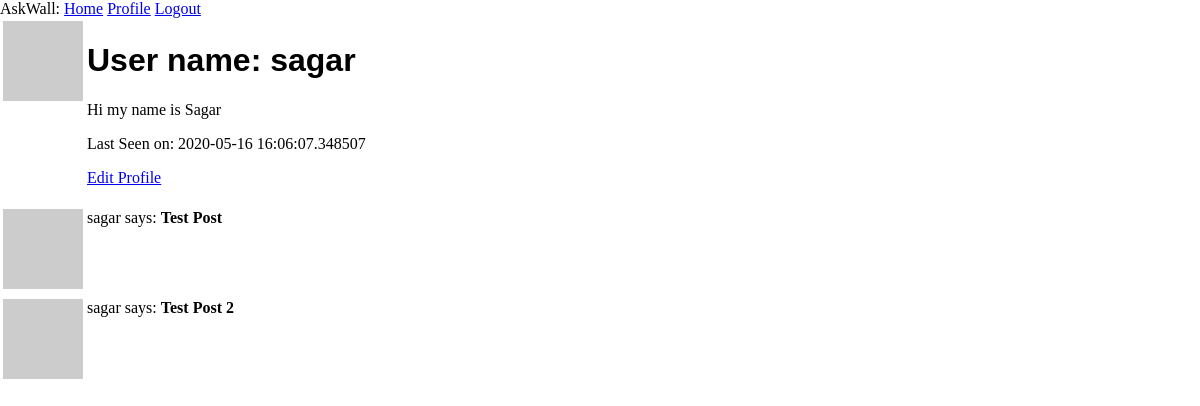
The page /user/sagar (signed in) on the database as committed earlier.
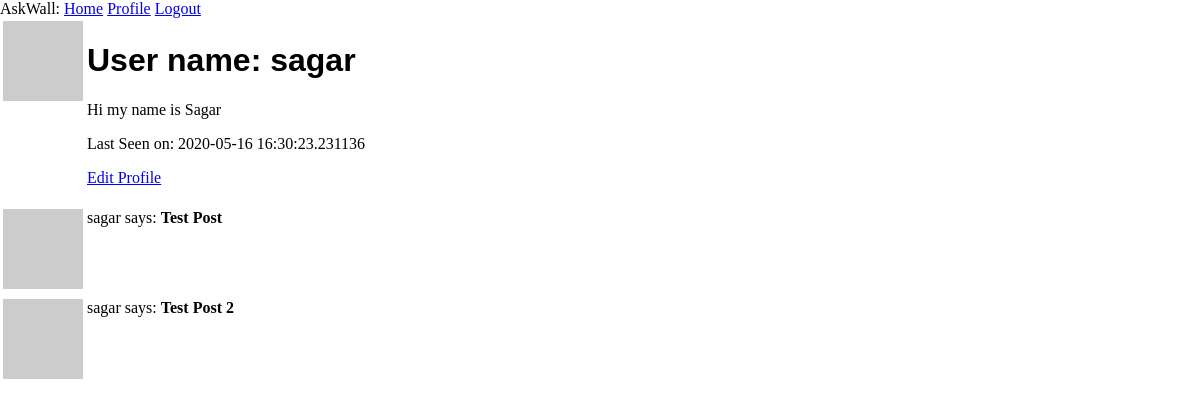
The same page on the database as committed later.
### app/models.py (models this page shows, shortened)
class User(UserMixin, db.Model):
	id = db.Column(db.Integer, primary_key= True)
	username = db.Column(db.String(64), index = True)
	email = db.Column(db.String(120), index = True)
	password_hash = db.Column(db.String(128))
	posts = db.relationship('Post', backref='author', lazy='dynamic')
	about_me = db.Column(db.String(150))
	last_seen = db.Column(db.DateTime, default=datetime.utcnow)
	def avatar(self, size):
		digest = md5(self.email.lower().encode('utf-8')).hexdigest()
		return 'http://www.gravatar.com/avatar/{}?d=identicon&s={}'.format(digest, size)

### app/routes.py (the view)
@app.route('/user/<username>')
@login_required
def user(username):
	user = User.query.filter_by(username=username).first_or_404()
	posts = [
		{'author': user, 'body':'Test Post'},
		{'author': user, 'body':'Test Post 2'}
	]
	return render_template('user.html', user=user, posts=posts)

### app/models.py (called while the page is built)
@login.user_loader
def load_user(id):
	return User.query.get(int(id))

### app/routes.py (called while the page is built)
@app.before_request
def before_request():
	if current_user.is_authenticated:
		current_user.last_seen = datetime.utcnow()
		db.session.commit()

### app/templates/user.html
{% extends "base.html" %}
{% block content %}
	<table>
		<tr valign="top">
			<td><img src="{{ user.avatar(128) }}"></td>
			<td>
				<h1> User name: {{ user.username }}</h1>
				{% if user.about_me %}
					<p> {{ user.about_me }}</p>
				{% endif %}
				{% if user.last_seen %}
					<p>Last Seen on: {{ user.last_seen }}</p>
				{% endif %}
				{% if user == current_user %}
					<p><a href="{{ url_for('edit_profile') }}">Edit Profile</a></p>
				{% endif %}
			</td>
		</tr>
	</table>
	{% for post in posts %}
		{% include "_post.html" %}
	{% endfor %}
{% endblock %}

### app/templates/base.html (shortened to what this page needs)
<!DOCTYPE html>
<html>
<head>
	<link rel="stylesheet" type="text/css" href="{{url_for('static', filename='style.css')}}">
</head>
<body>
	<div>AskWall:
		<a href="{{ url_for('index') }}">Home</a>
		{% if current_user.is_anonymous %}
			<a href="{{ url_for('login') }}">Login</a>
		{% else %}
			<a href="{{ url_for('user', username=current_user.username) }}">Profile</a>
			<a href="{{ url_for('logout') }}">Logout</a>
		{% endif %}
	</div>
	{% block content %} {% endblock %}
</body>
</html>

### app/templates/_post.html
<table>
	<tr valign="top">
		<td><img src="{{ user.avatar(36) }}"></td>
		<td>{{ post.author.username }} says: <b> {{ post.body }} </b></td>
	</tr>
</table>

### app/static/style.css (style rules this page uses)
body, html { margin: 0; padding: 0; }
h1 { font-family: sans-serif; }

Rows that differ between the two databases and show on the page:
changed User "sagar": last_seen "2020-05-16 16:06:07.348507" → "2020-05-16 16:30:23.231136"
